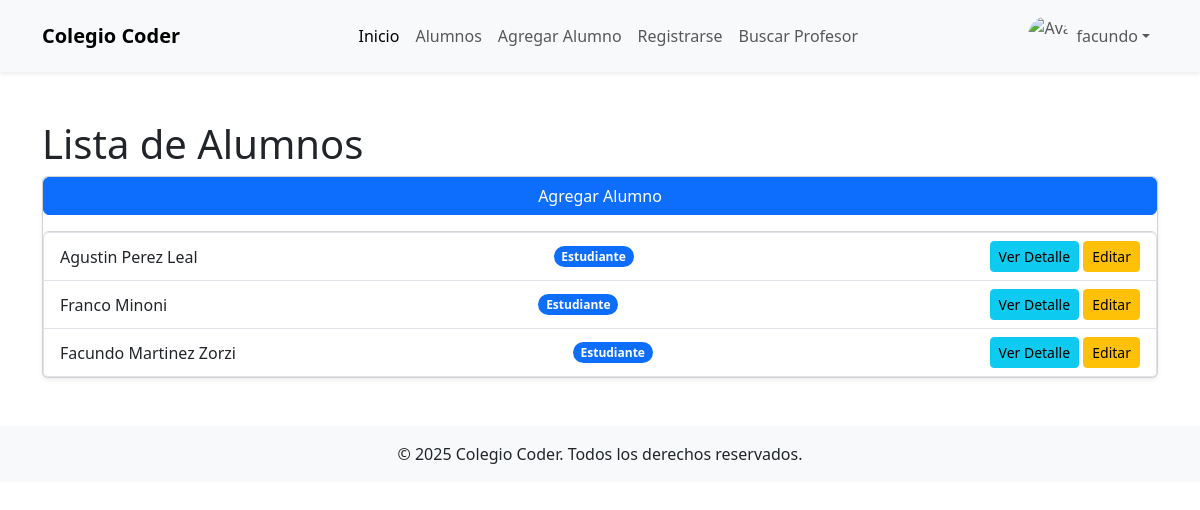
The app's page /alumnos/ (signed in), older data.
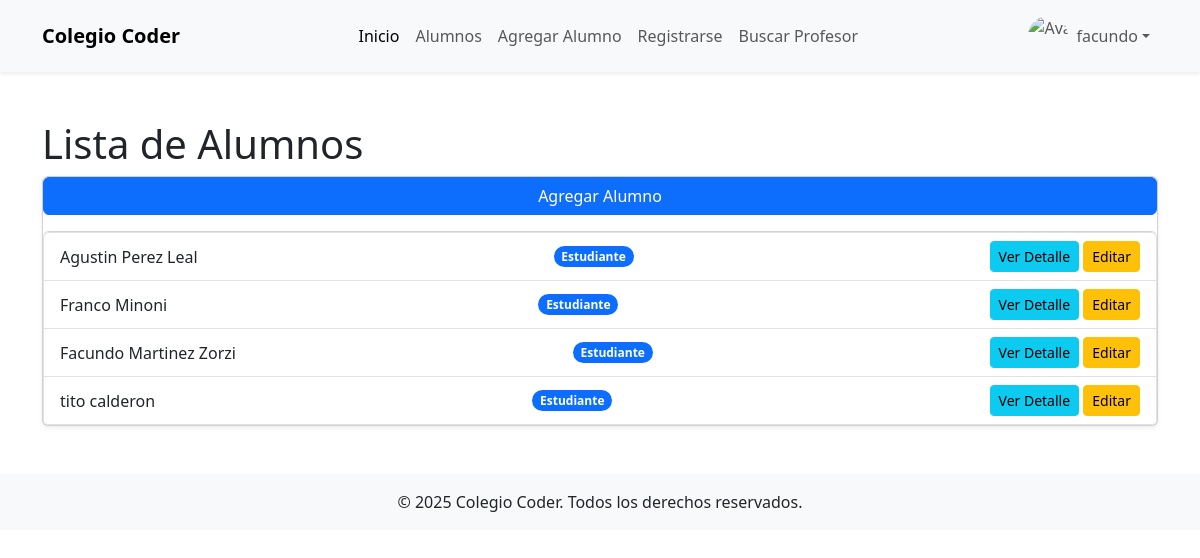
The same page, newer data.
### PrimeraPagina/models.py (models this page shows, shortened)
class Alumno(models.Model):
    nombre = models.CharField(max_length=100)
    apellido = models.CharField(max_length=100)
    email = models.EmailField()

### PrimeraPagina/views.py (the view)
# urls.py: path('alumnos/', views.lista_alumnos, name='lista_alumnos'),
def lista_alumnos(request):
    alumnos = Alumno.objects.all()
    return render(request, 'PrimeraPagina/lista_alumnos.html', {'alumnos': alumnos,})

### PrimeraPagina/templates/PrimeraPagina/lista_alumnos.html (shortened to what this page needs)
    {% extends 'PrimeraPagina/base.html' %}
    {% block content_title %}
    <h1>Lista de Alumnos</h1>
    {% endblock content_title %}
    {% block content %}
        <a href="{% url 'PrimeraPagina:ingreso_alumnos' %}" class="btn btn-primary mb-3">Agregar Alumno</a>
        <ul class="list-group">
            {% for alumno in alumnos %}
                <li class="list-group-item d-flex justify-content-between align-items-center">
                    <span>{{ alumno.nombre }} {{ alumno.apellido }}</span>
                    <span class="badge bg-primary rounded-pill">Estudiante</span>
                    <div>
                        <a href="{% url 'PrimeraPagina:detalle_alumno' alumno.pk %}" class="btn btn-sm btn-info">Ver Detalle</a>
                        <a href="{% url 'PrimeraPagina:actualizar_estudiante' alumno.pk %}" class="btn btn-sm btn-warning">Editar</a>
                    </div>
                </li>
            {% endfor %}
        </ul>
    {% endblock content %}

Row changes from the older to the newer data that the page shows:
added Alumno: nombre "tito", apellido "calderon"
